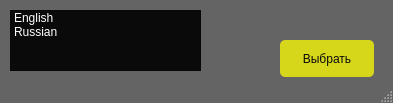
<?xml version="1.0" encoding="UTF-8"?>
<ui version="4.0">
 <class>language_menu</class>
 <widget class="QMainWindow" name="language_menu">
  <property name="geometry">
   <rect>
    <x>0</x>
    <y>0</y>
    <width>393</width>
    <height>103</height>
   </rect>
  </property>
  <property name="windowTitle">
   <string>Выберите язык</string>
  </property>
  <property name="styleSheet">
   <string notr="true">QMainWindow {
	border-color: rgb(58, 255, 65);
	color: rgb(255, 255, 255);
	background-color: rgba(10, 10, 10, 100);
}

QListWidget {
	color: rgb(255, 255, 255);
	background-color: rgb(10, 10, 10);
}

QListWidget::item:selected { 
	color: rgb(0, 0, 0);
	background-color: rgb(191, 186, 49);
}

QMenu {
	color: rgb(255, 255, 255);
	background-color: rgb(10, 10, 10);
}

QWidget:item:selected {
	color: rgb(0, 0, 0);
    background-color: rgb(214, 214, 27);
}

QTableWidget {
	gridline-color: rgb(255, 0, 0);
	color: rgb(255, 255, 255);
	background-color: rgb(10, 10, 10);
	border-color: rgb(10, 10, 10);
}

QTableWidget::item:selected { 
	color: rgb(0, 0, 0);
	background-color: rgb(191, 186, 49);
}

QTextEdit {
	color: rgb(255, 255, 255);
	background-color: rgb(10, 10, 10);
	border-color: rgb(10, 10, 10);
}

QDateTimeEdit {
	color: rgb(255, 255, 255);
	border-style: 1px rgb(10, 10, 10);
	background-color: rgb(10, 10, 10);
	qproperty-alignment: 'AlignHCenter | AlignCenter';
	min-width: 75px;
}

QDateTimeEdit:up-button {
    background-color: transparent;
    subcontrol-origin: border;
    subcontrol-position: center right;
}

QDateTimeEdit:down-button {
    background-color: transparent;
    subcontrol-origin: border;
    subcontrol-position: center left;
}

QLineEdit {
	color: rgb(255, 0, 4);
	background-color: rgb(10, 10, 10);
    border-style: solid;
	border-color: rgb(10, 10, 60);
}

QLabel {
	background-color: rgba(10, 10, 10, 0);
	border-color: rgb(10, 10, 10);
	color: rgb(255, 255, 255);
}

QPushButton {
	color: rgb(10, 10, 10);
	background-color: rgb(214, 214, 27);
	border-style: solid;
	border-radius: 5px;
}

QPushButton:pressed {
	background-color: rgb(148, 139, 19);
}

QPushButton:hover {
	border: 1px solid rgb(160, 201, 255);
 	color: rgb(255, 255, 255);
}

QTableCornerButton::section {
  background-color: rgb(43, 43, 43);
  border: 1px transparent #32414B;
  border-radius: 0px;
}

/**/
QHeaderView {
  background-color: rgb(43, 43, 43);
  border: 0px transparent #32414B;
  padding: 0px;
  margin: 0px;
  border-radius: 0px;
}

QHeaderView:disabled {
  background-color: rgb(43, 43, 43);
  border: 1px transparent #32414B;
  padding: 2px;
}

QHeaderView::section {
  background-color: rgb(43, 43, 43);
  color: #F0F0F0;
  padding: 2px;
  border-radius: 0px;
  text-align: left;
}

QHeaderView::section:checked {
  color: #F0F0F0;
  background-color: rgb(43, 43, 43);
}

QHeaderView::section:checked:disabled {
  color: #787878;
  background-color: rgb(43, 43, 43);
}

QHeaderView::section::horizontal {
  padding-left: 4px;
  padding-right: 4px;
  border-left: 1px solid #19232D;
}

QHeaderView::section::horizontal::first, QHeaderView::section::horizontal::only-one {
  border-left: 1px solid #32414B;
}

QHeaderView::section::horizontal:disabled {
  color: #787878;
}

QHeaderView::section::vertical {
  padding-left: 4px;
  padding-right: 4px;
  border-top: 1px solid #19232D;
}

QHeaderView::section::vertical::first, QHeaderView::section::vertical::only-one {
  border-top: 1px solid #32414B;
}

QHeaderView::section::vertical:disabled {
  color: #787878;
}</string>
  </property>
  <widget class="QWidget" name="centralwidget">
   <widget class="QListWidget" name="language_list">
    <property name="geometry">
     <rect>
      <x>10</x>
      <y>10</y>
      <width>191</width>
      <height>61</height>
     </rect>
    </property>
    <item>
     <property name="text">
      <string>English</string>
     </property>
    </item>
    <item>
     <property name="text">
      <string>Russian</string>
     </property>
    </item>
   </widget>
   <widget class="QPushButton" name="select_button">
    <property name="geometry">
     <rect>
      <x>280</x>
      <y>40</y>
      <width>94</width>
      <height>37</height>
     </rect>
    </property>
    <property name="text">
     <string>Выбрать</string>
    </property>
   </widget>
  </widget>
  <widget class="QStatusBar" name="statusbar"/>
 </widget>
 <resources/>
 <connections/>
</ui>
